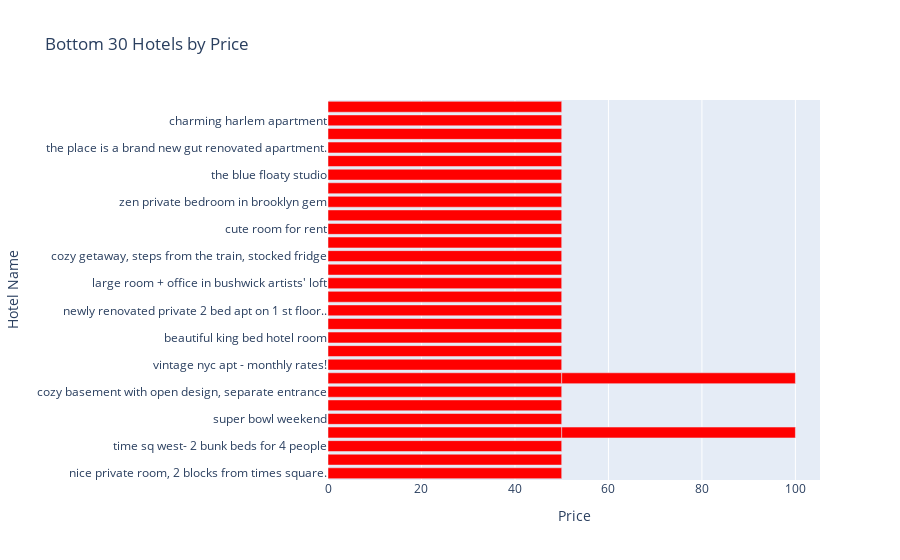

The notebook cell this image was saved under:
### Code cell
# Sort the DataFrame by 'service_fee' in ascending order and select the bottom 30 rows
bottom_30_df = data.sort_values(by='price').head(30)

# Create the bar plot using Plotly Express
fig = px.bar(bottom_30_df, x='price', y='name', 
             labels={'price': 'Price', 'name': 'Hotel Name'},
             title='Bottom 30 Hotels by Price')

# Customize the appearance of the plot (optional)
fig.update_layout(xaxis_title_text='Price', yaxis_title_text='Hotel Name')
fig.update_traces(marker_color='red')  # Change the bar color if desired

# Show the plot
fig.show()

### Figure 1 — Plotly figure (JSON) as saved in the notebook; plotly's stock layout.template omitted (floating-point values rounded to 4 significant figures)
{"data": [{"alignmentgroup": "True", "hovertemplate": "Price=%{x}<br>Hotel Name=%{y}<extra></extra>", "legendgroup": "", "marker": {"color": "red", "pattern": {"shape": ""}}, "name": "", "offsetgroup": "", "orientation": "h", "showlegend": false, "textposition": "auto", "type": "bar", "x": [50, 50, 50, 50, 50, 50, 50, 50, 50, 50, 50, 50, 50, 50, 50, 50, 50, 50, 50, 50, 50, 50, 50, 50, 50, 50, 50, 50, 50, 50], "xaxis": "x", "y": ["nice private room, 2 blocks from times square.", "great apt on the uws - a rare find!", "time sq west- 2 bunk beds for 4 people", "bk's finest shared room 1 bed available", "super bowl weekend", "manhattan neat, nice, bright room", "cozy basement with open design, separate entrance", "spacious bedroom with private entrance + roofdeck", "vintage nyc apt - monthly rates!", "private room, very cozy. close to jfk. garden!", "beautiful king bed hotel room", "private modern studio in heart of flatbush", "newly renovated private 2 bed apt on 1 st floor..", "midtown * unicorn * townhouse!!", "large room + office in bushwick artists' loft", "private bedroom in prime bushwick, great location!", "cozy getaway, steps from the train, stocked fridge", "amazing event space with yard.", "cute room for rent", "effortlessly chic williamsburg bk", "zen private bedroom in brooklyn gem", "private room in williamsburg apt", "the blue floaty studio", "spacious bedroom with private entrance + roofdeck", "hotel room king bed times square", "the place is a brand new gut renovated apartment.", "a sweet retreat in bedstuy", "bk's finest shared room 1 bed available", "charming harlem apartment", "big, close to subway, 3 stops from the city"], "yaxis": "y"}], "layout": {"barmode": "relative", "legend": {"tracegroupgap": 0}, "title": {"text": "Bottom 30 Hotels by Price"}, "xaxis": {"anchor": "y", "domain": [0, 1], "title": {"text": "Price"}}, "yaxis": {"anchor": "x", "domain": [0, 1], "title": {"text": "Hotel Name"}}}}
